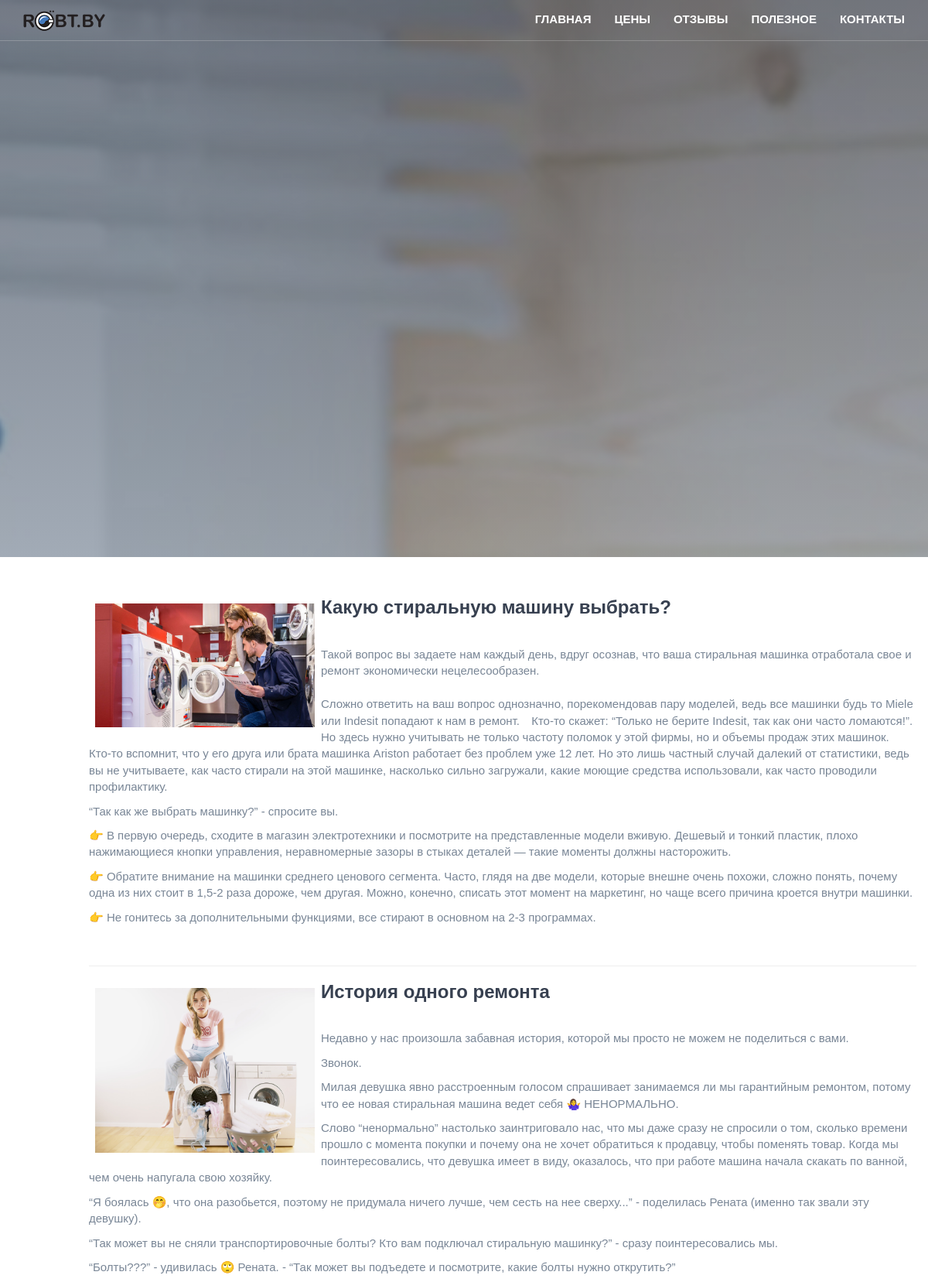
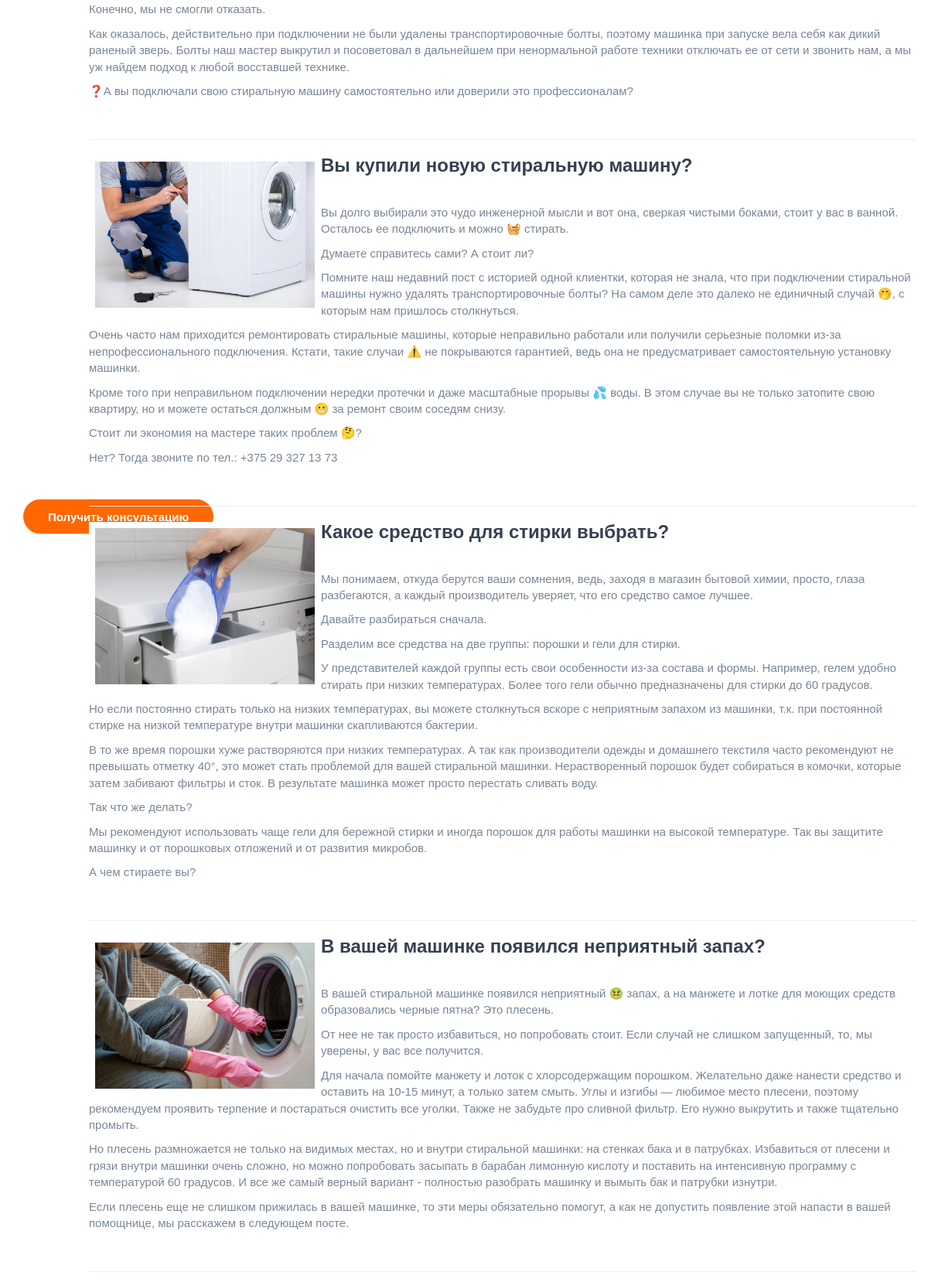
Page /blog (upper part) on the committed database (2 pictures, top to bottom).
### my_site/models.py (models this page shows, shortened)
class Blog(models.Model):
	title = models.CharField('Заголовок', max_length=50)
	content = RichTextField('Описание')
	created = models.DateTimeField('Дата создания', auto_now_add=True)
	photo = models.ImageField('Фото', upload_to='photos/%y/%m/%d/', blank=True)
	published = models.BooleanField('Опубликовано', default=True)
	class Meta:
		verbose_name = 'Статья'
		verbose_name_plural = 'Статьи'

### my_site/views.py (the view)
# urls.py: path('blog', my_blog, name='my_blog'),
def my_blog(request):
	blog = Blog.objects.all()
	context = {'blog': blog}
	return render(request, 'my_site/blog.html', context)

### my_site/templates/my_site/blog.html (shortened to what this page needs)
{% extends 'my_site/base.html' %}
{% block content %}
<div id="about" class="section">
	<div class="container">
		<div class="row">
			<div class="feature-content">
				{% for i in blog %}
				<img src="{{ i.photo.url }}" height="auto" width="300" align="left" style="border: 8px solid #ffffff";>
				<h3>{{i.title}}</h3><br>
				<div>{{i.content|safe}}</div>
				<br>
				<hr style="border:1px solid: grey">
				{% endfor %}
			</div>
		</div>
	</div>
</div>
{% endblock %}

### my_site/static/my_site/css/style.css (style rules this page uses)
body { font-family: 'Montserrat', sans-serif; font-size: 15px; font-weight: 400; color: #798696; overflow-x:hidden; }
h1,h2,h3,h4,h5,h6 { margin-top: 12px; margin-bottom: 15px; font-weight: 600; color: #374050; }
h3 { font-size:24px; }
.section { position:relative; padding-top:40px; padding-bottom:40px; }
.feature-content { padding-left:100px; }

### rows in the picture
Blog: photo (picture), title "Какую стиральную машину выбрать?", content "Такой вопрос вы задаете нам каждый день, вдруг осознав, что ваша стиральная машинка отработала свое и ремонт экономически нецелесообразен. Сложно ответить на ваш вопрос однозначно, порекомендовав пару моделей, ведь все машинки будь то Miele или Indesit попадают к нам в ремонт.⠀ Кто-то скажет: “Только не берите Indesit, так как они часто ломаются!”. Но здесь нужно учитывать не только частоту поломок у этой фирмы, но и объемы продаж этих машинок. Кто-то вспомнит, что у его друга или брата машинка Ariston работает без проблем уже 12 лет. Но это лишь частный случай далекий от статистики, ведь вы не учитываете, как часто стирали на этой машинке, насколько сильно загружали, какие моющие средства…"
Blog: photo (picture), title "История одного ремонта", content "Недавно у нас произошла забавная история, которой мы просто не можем не поделиться с вами. Звонок. Милая девушка явно расстроенным голосом спрашивает занимаемся ли мы гарантийным ремонтом, потому что ее новая стиральная машина ведет себя 🤷‍♀️ НЕНОРМАЛЬНО. Слово “ненормально” настолько заинтриговало нас, что мы даже сразу не спросили о том, сколько времени прошло с момента покупки и почему она не хочет обратиться к продавцу, чтобы поменять товар. Когда мы поинтересовались, что девушка имеет в виду, оказалось, что при работе машина начала скакать по ванной, чем очень напугала свою хозяйку. “Я боялась 🤭, что она разобьется, поэтому не придумала ничего лучше, чем сесть на нее сверху...” -…"
Blog: photo (picture), title "Вы купили новую стиральную машину?", content "Вы долго выбирали это чудо инженерной мысли и вот она, сверкая чистыми боками, стоит у вас в ванной. Осталось ее подключить и можно 🧺 стирать. Думаете справитесь сами? А стоит ли? Помните наш недавний пост с историей одной клиентки, которая не знала, что при подключении стиральной машины нужно удалять транспортировочные болты? На самом деле это далеко не единичный случай 🤭, с которым нам пришлось столкнуться. Очень часто нам приходится ремонтировать стиральные машины, которые неправильно работали или получили серьезные поломки из-за непрофессионального подключения. Кстати, такие случаи ⚠️ не покрываются гарантией, ведь она не предусматривает самостоятельную установку машинки. Кроме того при…"
Blog: photo (picture), title "Какое средство для стирки выбрать?", content "Мы понимаем, откуда берутся ваши сомнения, ведь, заходя в магазин бытовой химии, просто, глаза разбегаются, а каждый производитель уверяет, что его средство самое лучшее. Давайте разбираться сначала. Разделим все средства на две группы: порошки и гели для стирки. У представителей каждой группы есть свои особенности из-за состава и формы. Например, гелем удобно стирать при низких температурах. Более того гели обычно предназначены для стирки до 60 градусов. Но если постоянно стирать только на низких температурах, вы можете столкнуться вскоре с неприятным запахом из машинки, т.к. при постоянной стирке на низкой температуре внутри машинки скапливаются бактерии. В то же время порошки хуже…"
Blog: photo (picture), title "В вашей машинке появился неприятный запах?", content "В вашей стиральной машинке появился неприятный 🤢 запах, а на манжете и лотке для моющих средств образовались черные пятна? Это плесень. От нее не так просто избавиться, но попробовать стоит. Если случай не слишком запущенный, то, мы уверены, у вас все получится. Для начала помойте манжету и лоток с хлорсодержащим порошком. Желательно даже нанести средство и оставить на 10-15 минут, а только затем смыть. Углы и изгибы — любимое место плесени, поэтому рекомендуем проявить терпение и постараться очистить все уголки. Также не забудьте про сливной фильтр. Его нужно выкрутить и также тщательно промыть. Но плесень размножается не только на видимых местах, но и внутри стиральной машинки: на стенках…"
